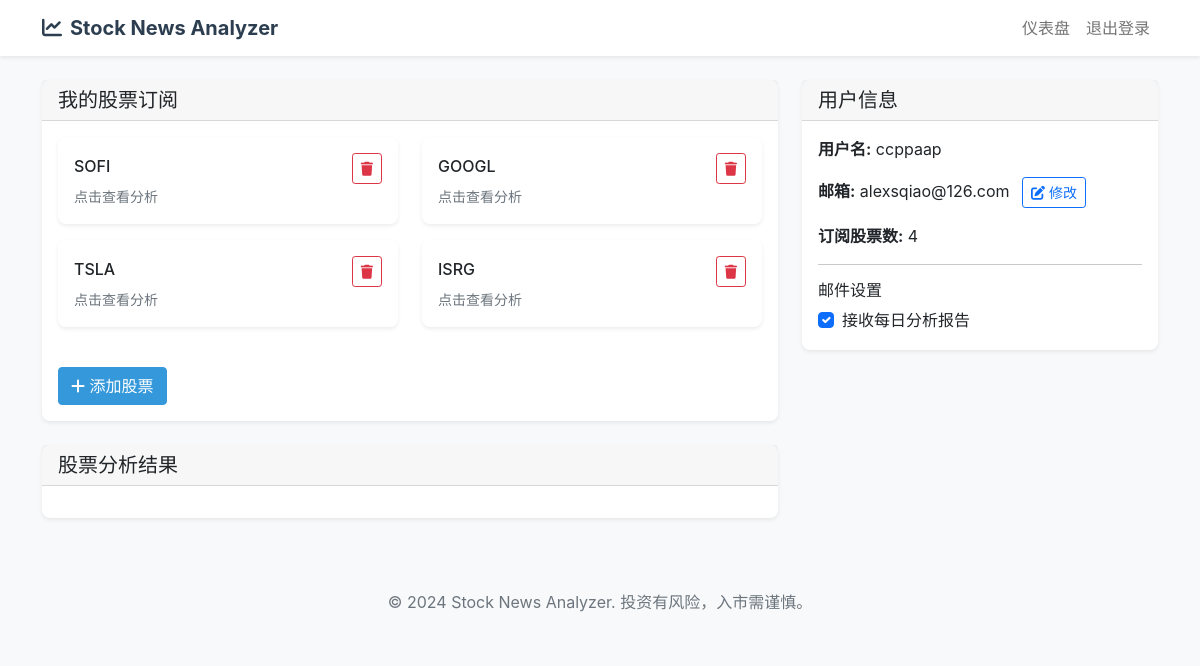
The app's page /dashboard (signed in) with its own data.
### app/db/models.py (models this page shows, shortened)
class Subscription(Base):
    __tablename__ = "subscriptions"
    id = Column(Integer, primary_key=True, index=True)
    user_id = Column(Integer, ForeignKey("users.id"), nullable=False)
    stock_symbol = Column(String(10), nullable=False)
    created_at = Column(DateTime, default=datetime.utcnow)
    user = relationship("User", back_populates="subscriptions")

class User(Base):
    __tablename__ = "users"
    id = Column(Integer, primary_key=True, index=True)
    username = Column(String(50), unique=True, index=True, nullable=False)
    email = Column(String(100), unique=True, index=True, nullable=False)
    password_hash = Column(String(255), nullable=False)
    is_active = Column(Boolean, default=True)
    email_notifications = Column(Boolean, default=True)
    is_superuser = Column(Boolean, default=False, nullable=False)
    created_at = Column(DateTime, default=datetime.utcnow)
    subscriptions = relationship("Subscription", back_populates="user", cascade="all, delete-orphan")

### app/web/routes.py (the view)
@router.get("/dashboard", response_class=HTMLResponse)
async def dashboard(
    request: Request,
    db: Session = Depends(get_db)
):
    user = await get_current_user_from_cookie(request, db)
    if not user:
        return RedirectResponse(url="/login")
    print(f"User authenticated: {user.username}")
    subscribed_stocks = user.subscriptions
    return templates.TemplateResponse(
        "dashboard.html",
        {
            "request": request,
            "user": user,
            "subscriptions": subscribed_stocks
        }
    )

### app/web/templates/dashboard.html (shortened to what this page needs)
{% extends "base.html" %}
{% block content %}
<div class="row">
    <div class="col-lg-8">
        <div class="card">
            <div class="card-header">
                <h5 class="mb-0">我的股票订阅</h5>
            </div>
            <div class="card-body">
                <div class="row" id="stocks-container">
                    {% for stock in user.get_subscribed_stocks_list() %}
                    <div class="col-md-6 mb-3">
                        <div class="card stock-item" onclick="analyzeStock('{{ stock }}')">
                            <div class="card-body">
                                <div class="d-flex justify-content-between align-items-center">
                                    <h6 class="card-title mb-1">{{ stock }}</h6>
                                    <button class="btn btn-sm btn-outline-danger" onclick="event.stopPropagation(); deleteStock('{{ stock }}')">
                                        <i class="fas fa-trash"></i>
                                    </button>
                                </div>
                                <small class="text-muted">点击查看分析</small>
                            </div>
                        </div>
                    </div>
                    {% endfor %}
                </div>
                <div class="mt-4">
                    <button class="btn btn-primary" onclick="addStock()">
                        <i class="fas fa-plus"></i> 添加股票
                    </button>
                </div>
            </div>
        </div>
        <div class="card mt-4">
            <div class="card-header">
                <h5 class="mb-0">股票分析结果</h5>
            </div>
            <div class="card-body">
            </div>
        </div>
    </div>
    <div class="col-lg-4">
        <div class="card">
            <div class="card-header">
                <h5 class="mb-0">用户信息</h5>
            </div>
            <div class="card-body">
                <p><strong>用户名:</strong> {{ user.username }}</p>
                <p>
                    <strong>邮箱:</strong> {{ user.email }}
                    <button class="btn btn-sm btn-outline-primary ms-2" onclick="showUpdateEmailModal()">
                        <i class="fas fa-edit"></i> 修改
                    </button>
                </p>
                <p><strong>订阅股票数:</strong> {{ user.get_subscribed_stocks_list()|length }}</p>
                <hr>
                <h6>邮件设置</h6>
                <div class="form-check">
                    <input class="form-check-input" type="checkbox" id="emailNotifications"
                           {% if user.email_notifications %}checked{% endif %}
                           onchange="toggleEmailNotifications()">
                    <label class="form-check-label" for="emailNotifications">
                        接收每日分析报告
                    </label>
                </div>
            </div>
        </div>
    </div>
</div>
{% endblock %}

### app/web/templates/base.html (shortened to what this page needs)
<!DOCTYPE html>
<html lang="zh-CN">
<head>
    <link href="https://cdn.jsdelivr.net/npm/bootstrap@5.1.3/dist/css/bootstrap.min.css" rel="stylesheet">
    <link href="https://cdnjs.cloudflare.com/ajax/libs/font-awesome/6.0.0/css/all.min.css" rel="stylesheet">
</head>
<body>
    <nav class="navbar navbar-expand-lg navbar-light bg-white shadow-sm">
        <div class="container">
            <a class="navbar-brand" href="/">
                <i class="fas fa-chart-line me-2"></i>Stock News Analyzer
            </a>
            <div class="collapse navbar-collapse" id="navbarNav">
                <ul class="navbar-nav ms-auto">
                    {% if user %}
                        <li class="nav-item">
                            <a class="nav-link" href="/dashboard">仪表盘</a>
                        </li>
                        <li class="nav-item">
                            <form action="/logout" method="post" class="d-inline">
                                <button type="submit" class="btn btn-link nav-link" style="border: none; background: none;">
                                    退出登录
                                </button>
                            </form>
                        </li>
                    {% endif %}
                </ul>
            </div>
        </div>
    </nav>
    <main class="container my-4">
        {% block content %}{% endblock %}
    </main>
    <footer class="bg-light text-center py-4 mt-5">
        <div class="container">
            <p class="text-muted mb-0">&copy; 2024 Stock News Analyzer. 投资有风险，入市需谨慎。</p>
        </div>
    </footer>
</body>
</html>

### app/web/templates/base.html (style rules this page uses)
body { background-color: #f8f9fa; font-family: -apple-system, BlinkMacSystemFont, 'Segoe UI', Roboto, 'Helvetica Neue', Arial, sans-serif; }
.navbar-brand { font-weight: bold; color: #2c3e50 !important; }
.card { border: none; box-shadow: 0 0.125rem 0.25rem rgba(0, 0, 0, 0.075); border-radius: 0.5rem; }
.btn-primary { background-color: #3498db; border-color: #3498db; }

### app/web/templates/dashboard.html (style rules this page uses)
.stock-item { cursor: pointer; transition: all 0.3s ease; }

### records on screen
Subscription: stock_symbol "SOFI"
Subscription: stock_symbol "GOOGL"
Subscription: stock_symbol "TSLA"
Subscription: stock_symbol "ISRG"
User: username "ccppaap", email "alexsqiao@126.com", email_notifications "☑"

### other values on screen
{{ user.get_subscribed_stocks_list()|length }} "4"
